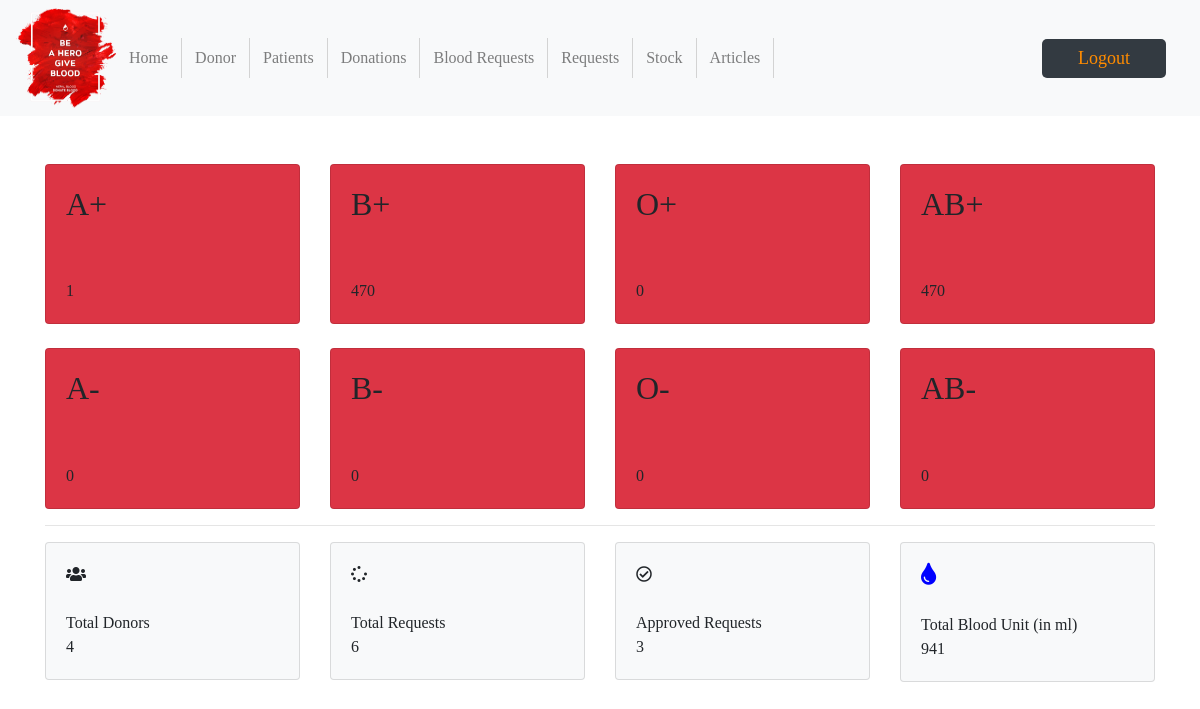
The page /admin-dashboard (signed in) on the database its author committed.
### blood/models.py (models this page shows, shortened)
class Stock(models.Model):
    bloodgroup=models.CharField(max_length=10)
    unit=models.PositiveIntegerField(default=0)

### blood/views.py (the view)
# urls.py: path('admin-dashboard', views.admin_dashboard_view,name='admin-dashboard'),
@login_required(login_url='adminlogin')
def admin_dashboard_view(request):
    totalunit=models.Stock.objects.aggregate(Sum('unit'))
    dict={
        'A1':models.Stock.objects.get(bloodgroup="A+"),
        'A2':models.Stock.objects.get(bloodgroup="A-"),
        'B1':models.Stock.objects.get(bloodgroup="B+"),
        'B2':models.Stock.objects.get(bloodgroup="B-"),
        'AB1':models.Stock.objects.get(bloodgroup="AB+"),
        'AB2':models.Stock.objects.get(bloodgroup="AB-"),
        'O1':models.Stock.objects.get(bloodgroup="O+"),
        'O2':models.Stock.objects.get(bloodgroup="O-"),
        'totaldonors':dmodels.Donor.objects.all().count(),
        'totalbloodunit':totalunit['unit__sum'],
        'totalrequest':models.BloodRequest.objects.all().count(),
        'totalapprovedrequest':models.BloodRequest.objects.all().filter(status='Approved').count()
    }
    return render(request,'blood/admin_dashboard.html',context=dict)

### templates/blood/admin_dashboard.html (shortened to what this page needs)
{% extends 'blood/admin-header.html' %}
{% block content %}
<head>
</head>
<br><br>
<div class="container">
    <div class="row">
        <div class="col-sm-3">
          <div class="card bg-danger">
            <div class="card-body">
                <div class="blood">
                    <h2>A+ </h2>
                </div><br><br>
                <div>
                    {{A1.unit}}
                </div>
            </div>
          </div>
        </div>
        <br>
        <div class="col-sm-3">
            <div class="card bg-danger">
                <div class="card-body">
                    <div class="blood">
                        <h2>B+ </h2>
                    </div><br><br>
                    <div>
                      {{B1.unit}}
                    </div>
                </div>
              </div>
        </div>
        <br>
        <div class="col-sm-3">
            <div class="card bg-danger">
                <div class="card-body">
                    <div class="blood">
                        <h2>O+ </h2>
                    </div><br><br>
                    <div>
                      {{O1.unit}}
                    </div>
                </div>
              </div>
          </div>
          <br>
          <div class="col-sm-3">
            <div class="card bg-danger">
                <div class="card-body">
                    <div class="blood">
                        <h2>AB+ </h2>
                    </div><br><br>
                    <div>
                      {{AB1.unit}}
                    </div>
                </div>
              </div>
          </div>
      </div>
  <br>
      <div class="row">
        <div class="col-sm-3">
          <div class="card bg-danger">
            <div class="card-body">
                <div class="blood">
                    <h2>A- </h2>
                </div><br><br>
                <div>
                  {{A2.unit}}
                </div>
            </div>
          </div>
        </div>
        <br>
        <div class="col-sm-3">
            <div class="card bg-danger">
                <div class="card-body">
                    <div class="blood">
                        <h2>B- </h2>
                    </div><br><br>
                    <div>
                      {{B2.unit}}
                    </div>
                </div>
              </div>
        </div>
        <br>
        <div class="col-sm-3">
            <div class="card bg-danger">
                <div class="card-body">
                    <div class="blood">
                        <h2>O- </h2>
                    </div><br><br>
                    <div>
                      {{O2.unit}}
                    </div>
                </div>
              </div>
          </div>
          <br>
          <div class="col-sm-3">
            <div class="card bg-danger">
                <div class="card-body">
                    <div class="blood">
                        <h2>AB- </h2>
                    </div><br><br>
                    <div>
                      {{AB2.unit}}
                    </div>
                </div>
              </div>
          </div>
      </div>
<hr>
    <div class="row">
      <div class="col-sm-3">
        <div class="card bg-light">
          <div class="card-body">
              <div class="blood">
                  <i class="fas fa-users"></i>
              </div><br>
              <div>
                  Total Donors <br>
                  {{totaldonors}}
              </div>
          </div>
        </div>
      </div>
      <div class="col-sm-3">
          <div class="card bg-light">
              <div class="card-body">
                  <div class="blood">
                      <i class="fas fa-spinner"></i>
                  </div><br>
                  <div>
                      Total Requests <br>
                     {{totalrequest}}
                  </div>
              </div>
            </div>
      </div>
      <div class="col-sm-3">
          <div class="card bg-light">
              <div class="card-body">
                  <div class="blood">
                      <i class="far fa-check-circle"></i>
                  </div><br>
                  <div>
                      Approved Requests <br>
                      {{totalapprovedrequest}}
                  </div>
              </div>
            </div>
        </div>
        <div class="col-sm-3">
          <div class="card bg-light">
              <div class="card-body">
                  <div class="blood">
                      <i class="fas fa-tint xyz"></i>
                  </div><br>
                  <div>
                      Total Blood Unit (in ml) <br>
                      {{totalbloodunit}}
                  </div>
              </div>
            </div>
        </div>
    </div>
</div>
{% endblock content %}

### static/css/style.css (style rules this page uses)
body { font-family: "Times New Roman", Times, serif; }

### templates/blood/admin_dashboard.html (style rules this page uses)
.xyz { color: blue; font-size: 3ex; }

### rows shown on the page
Stock: unit "1"
Stock: unit "470"
Stock: unit "0"
Stock: unit "470"
Stock: unit "0"
Stock: unit "0"
Stock: unit "0"
Stock: unit "0"

### other values the page prints
{{ totaldonors }} "4"
{{ totalrequest }} "6"
{{ totalapprovedrequest }} "3"
{{ totalbloodunit }} "941"
